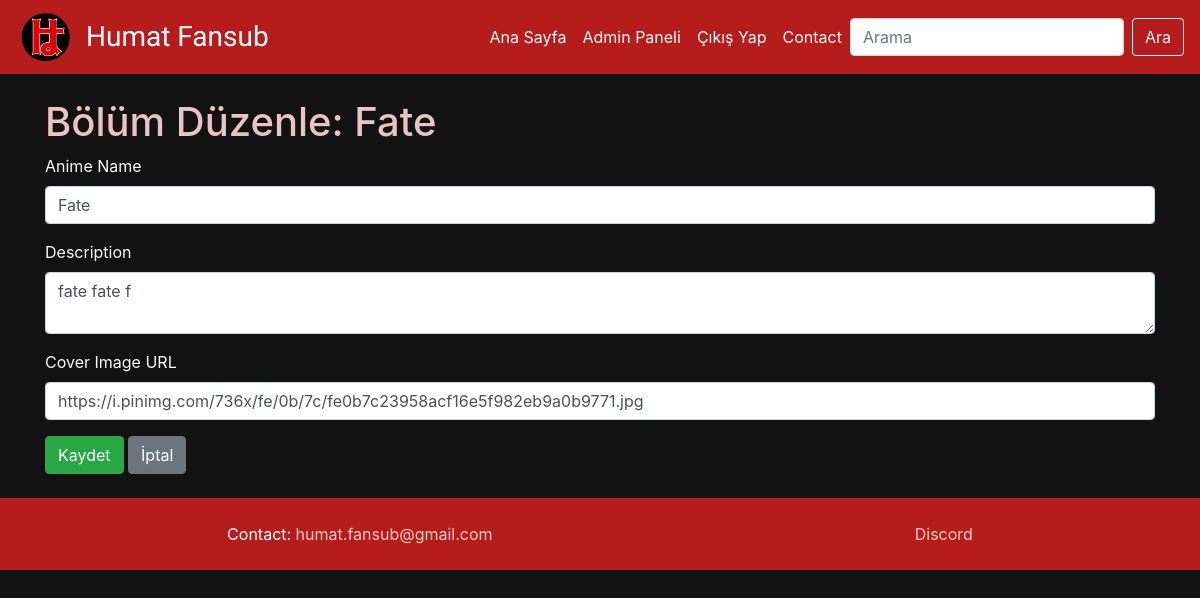
Page /edit_anime/1 (signed in) on the earlier database version.
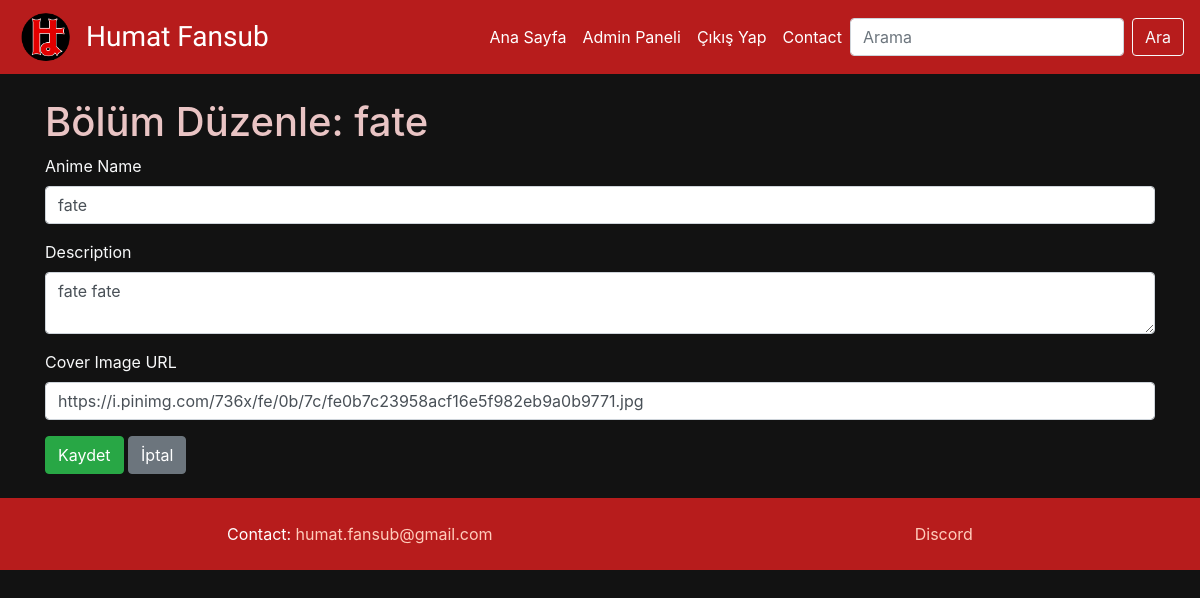
Same page on the later database version.
### models.py (models this page shows)
class Anime(db.Model):
    id = db.Column(db.Integer, primary_key=True)
    name = db.Column(db.String(150), nullable=False)
    description = db.Column(db.Text, nullable=False)
    cover_image = db.Column(db.String(150), nullable=False)
    episodes = db.relationship('Episode', backref='anime', lazy=True)

### app.py (the view, shortened to what this page needs)
@app.route('/edit_anime/<int:anime_id>', methods=['GET', 'POST'])
@login_required
def edit_anime(anime_id):
    anime = Anime.query.get_or_404(anime_id)
    form = AnimeForm(obj=anime)
    return render_template('edit_anime.html', form=form, anime=anime)

### forms.py
class AnimeForm(FlaskForm):
    name = StringField('Anime Name', validators=[DataRequired(), Length(min=1, max=150)])
    description = TextAreaField('Description', validators=[DataRequired()])
    cover_image = StringField('Cover Image URL', validators=[DataRequired()])
    submit = SubmitField('Add/Update Anime')

### app.py (called while the page is built)
@login_manager.user_loader
def load_user(user_id):
    return User.query.get(int(user_id))

### templates/edit_anime.html (shortened to what this page needs)
{% extends "base.html" %}
{% block content %}
<h1>Bölüm Düzenle: {{ anime.name }}</h1>
<form method="POST" action="{{ url_for('edit_anime', anime_id=anime.id) }}">
    <div class="form-group">
        {{ form.name.label(class="form-control-label") }}
        {{ form.name(class="form-control") }}
    </div>
    <div class="form-group">
        {{ form.description.label(class="form-control-label") }}
        {{ form.description(class="form-control") }}
    </div>
    <div class="form-group">
        {{ form.cover_image.label(class="form-control-label") }}
        {{ form.cover_image(class="form-control") }}
    </div>
    <button type="submit" class="btn btn-success">Kaydet</button>
    <a href="{{ url_for('admin') }}" class="btn btn-secondary">İptal</a>
</form>
{% endblock %}

Differences in the rows shown:
changed Anime "https://i.pinimg.com/736x/fe/0b/7c/fe0b7c23958acf16e5f982eb9a0b9771.jpg": name "Fate" → "fate"; description "fate fate f" → "fate fate"
